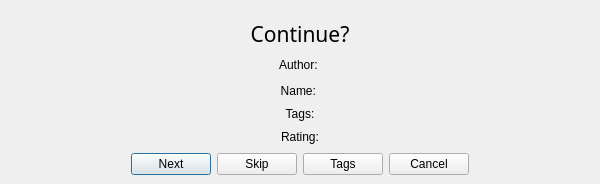
<?xml version="1.0" encoding="UTF-8"?>
<ui version="4.0">
 <class>finishDialog</class>
 <widget class="QDialog" name="finishDialog">
  <property name="geometry">
   <rect>
    <x>0</x>
    <y>0</y>
    <width>600</width>
    <height>174</height>
   </rect>
  </property>
  <property name="windowTitle">
   <string>Continue?</string>
  </property>
  <layout class="QHBoxLayout" name="horizontalLayout_5">
   <property name="spacing">
    <number>0</number>
   </property>
   <property name="leftMargin">
    <number>0</number>
   </property>
   <property name="topMargin">
    <number>0</number>
   </property>
   <property name="rightMargin">
    <number>0</number>
   </property>
   <property name="bottomMargin">
    <number>0</number>
   </property>
   <item>
    <widget class="ProgressBarQLabel" name="totalLabel">
     <property name="text">
      <string/>
     </property>
     <property name="alignment">
      <set>Qt::AlignmentFlag::AlignCenter</set>
     </property>
    </widget>
   </item>
   <item>
    <widget class="QWidget" name="main" native="true">
     <layout class="QVBoxLayout" name="verticalLayout_3">
      <property name="spacing">
       <number>6</number>
      </property>
      <property name="leftMargin">
       <number>9</number>
      </property>
      <property name="topMargin">
       <number>9</number>
      </property>
      <property name="rightMargin">
       <number>9</number>
      </property>
      <property name="bottomMargin">
       <number>9</number>
      </property>
      <item>
       <widget class="QWidget" name="widget_2" native="true">
        <layout class="QHBoxLayout" name="horizontalLayout_4" stretch="0">
         <property name="leftMargin">
          <number>0</number>
         </property>
         <property name="topMargin">
          <number>10</number>
         </property>
         <property name="rightMargin">
          <number>0</number>
         </property>
         <property name="bottomMargin">
          <number>0</number>
         </property>
         <item>
          <widget class="QLabel" name="mainmsg">
           <property name="font">
            <font>
             <family>Euphorigenic</family>
             <pointsize>16</pointsize>
             <italic>false</italic>
             <bold>false</bold>
             <underline>false</underline>
             <strikeout>false</strikeout>
            </font>
           </property>
           <property name="text">
            <string>Continue?</string>
           </property>
           <property name="alignment">
            <set>Qt::AlignmentFlag::AlignCenter</set>
           </property>
          </widget>
         </item>
        </layout>
       </widget>
      </item>
      <item>
       <spacer name="verticalSpacer">
        <property name="orientation">
         <enum>Qt::Orientation::Vertical</enum>
        </property>
        <property name="sizeHint" stdset="0">
         <size>
          <width>20</width>
          <height>40</height>
         </size>
        </property>
       </spacer>
      </item>
      <item>
       <widget class="QScrollArea" name="scrollArea_author">
        <property name="sizePolicy">
         <sizepolicy hsizetype="Expanding" vsizetype="Maximum">
          <horstretch>0</horstretch>
          <verstretch>0</verstretch>
         </sizepolicy>
        </property>
        <property name="minimumSize">
         <size>
          <width>0</width>
          <height>20</height>
         </size>
        </property>
        <property name="maximumSize">
         <size>
          <width>16777215</width>
          <height>20</height>
         </size>
        </property>
        <property name="focusPolicy">
         <enum>Qt::FocusPolicy::NoFocus</enum>
        </property>
        <property name="frameShape">
         <enum>QFrame::Shape::NoFrame</enum>
        </property>
        <property name="frameShadow">
         <enum>QFrame::Shadow::Plain</enum>
        </property>
        <property name="lineWidth">
         <number>0</number>
        </property>
        <property name="verticalScrollBarPolicy">
         <enum>Qt::ScrollBarPolicy::ScrollBarAlwaysOff</enum>
        </property>
        <property name="horizontalScrollBarPolicy">
         <enum>Qt::ScrollBarPolicy::ScrollBarAlwaysOff</enum>
        </property>
        <property name="widgetResizable">
         <bool>true</bool>
        </property>
        <widget class="QWidget" name="scrollAreaWidgetContents">
         <property name="geometry">
          <rect>
           <x>0</x>
           <y>0</y>
           <width>570</width>
           <height>20</height>
          </rect>
         </property>
         <layout class="QHBoxLayout" name="horizontalLayout_6">
          <property name="leftMargin">
           <number>0</number>
          </property>
          <property name="topMargin">
           <number>0</number>
          </property>
          <property name="rightMargin">
           <number>0</number>
          </property>
          <property name="bottomMargin">
           <number>0</number>
          </property>
          <item>
           <widget class="QLabel" name="author_label">
            <property name="sizePolicy">
             <sizepolicy hsizetype="Preferred" vsizetype="Maximum">
              <horstretch>0</horstretch>
              <verstretch>0</verstretch>
             </sizepolicy>
            </property>
            <property name="text">
             <string>Author: </string>
            </property>
            <property name="alignment">
             <set>Qt::AlignmentFlag::AlignCenter</set>
            </property>
           </widget>
          </item>
         </layout>
        </widget>
       </widget>
      </item>
      <item>
       <widget class="QScrollArea" name="scrollArea_name">
        <property name="minimumSize">
         <size>
          <width>0</width>
          <height>20</height>
         </size>
        </property>
        <property name="maximumSize">
         <size>
          <width>16777215</width>
          <height>20</height>
         </size>
        </property>
        <property name="focusPolicy">
         <enum>Qt::FocusPolicy::NoFocus</enum>
        </property>
        <property name="frameShape">
         <enum>QFrame::Shape::NoFrame</enum>
        </property>
        <property name="frameShadow">
         <enum>QFrame::Shadow::Plain</enum>
        </property>
        <property name="lineWidth">
         <number>0</number>
        </property>
        <property name="verticalScrollBarPolicy">
         <enum>Qt::ScrollBarPolicy::ScrollBarAlwaysOff</enum>
        </property>
        <property name="horizontalScrollBarPolicy">
         <enum>Qt::ScrollBarPolicy::ScrollBarAlwaysOff</enum>
        </property>
        <property name="widgetResizable">
         <bool>true</bool>
        </property>
        <widget class="QWidget" name="scrollAreaWidgetContents_2">
         <property name="geometry">
          <rect>
           <x>0</x>
           <y>0</y>
           <width>570</width>
           <height>20</height>
          </rect>
         </property>
         <layout class="QHBoxLayout" name="horizontalLayout_3">
          <property name="leftMargin">
           <number>0</number>
          </property>
          <property name="topMargin">
           <number>0</number>
          </property>
          <property name="rightMargin">
           <number>0</number>
          </property>
          <property name="bottomMargin">
           <number>0</number>
          </property>
          <item>
           <widget class="QLabel" name="name_label">
            <property name="sizePolicy">
             <sizepolicy hsizetype="Preferred" vsizetype="Maximum">
              <horstretch>0</horstretch>
              <verstretch>0</verstretch>
             </sizepolicy>
            </property>
            <property name="text">
             <string>Name: </string>
            </property>
            <property name="alignment">
             <set>Qt::AlignmentFlag::AlignCenter</set>
            </property>
           </widget>
          </item>
         </layout>
        </widget>
       </widget>
      </item>
      <item>
       <widget class="QLabel" name="tags_label">
        <property name="text">
         <string>Tags:</string>
        </property>
        <property name="alignment">
         <set>Qt::AlignmentFlag::AlignCenter</set>
        </property>
        <property name="wordWrap">
         <bool>true</bool>
        </property>
       </widget>
      </item>
      <item>
       <widget class="QWidget" name="ratingBox" native="true">
        <layout class="QHBoxLayout" name="horizontalLayout_2">
         <property name="leftMargin">
          <number>0</number>
         </property>
         <property name="topMargin">
          <number>0</number>
         </property>
         <property name="rightMargin">
          <number>0</number>
         </property>
         <property name="bottomMargin">
          <number>0</number>
         </property>
         <item>
          <spacer name="horizontalSpacer_3">
           <property name="orientation">
            <enum>Qt::Orientation::Horizontal</enum>
           </property>
           <property name="sizeHint" stdset="0">
            <size>
             <width>40</width>
             <height>20</height>
            </size>
           </property>
          </spacer>
         </item>
         <item>
          <widget class="QLabel" name="label_3">
           <property name="sizePolicy">
            <sizepolicy hsizetype="Maximum" vsizetype="Preferred">
             <horstretch>0</horstretch>
             <verstretch>0</verstretch>
            </sizepolicy>
           </property>
           <property name="text">
            <string>Rating:</string>
           </property>
           <property name="alignment">
            <set>Qt::AlignmentFlag::AlignCenter</set>
           </property>
          </widget>
         </item>
         <item>
          <spacer name="horizontalSpacer_4">
           <property name="orientation">
            <enum>Qt::Orientation::Horizontal</enum>
           </property>
           <property name="sizeHint" stdset="0">
            <size>
             <width>40</width>
             <height>20</height>
            </size>
           </property>
          </spacer>
         </item>
        </layout>
       </widget>
      </item>
      <item>
       <spacer name="verticalSpacer_2">
        <property name="orientation">
         <enum>Qt::Orientation::Vertical</enum>
        </property>
        <property name="sizeHint" stdset="0">
         <size>
          <width>20</width>
          <height>40</height>
         </size>
        </property>
       </spacer>
      </item>
      <item>
       <widget class="QWidget" name="widget" native="true">
        <layout class="QHBoxLayout" name="horizontalLayout">
         <property name="leftMargin">
          <number>0</number>
         </property>
         <property name="topMargin">
          <number>0</number>
         </property>
         <property name="rightMargin">
          <number>0</number>
         </property>
         <property name="bottomMargin">
          <number>0</number>
         </property>
         <item>
          <spacer name="horizontalSpacer">
           <property name="orientation">
            <enum>Qt::Orientation::Horizontal</enum>
           </property>
           <property name="sizeHint" stdset="0">
            <size>
             <width>40</width>
             <height>20</height>
            </size>
           </property>
          </spacer>
         </item>
         <item>
          <widget class="QCustomButton" name="NextButton">
           <property name="sizePolicy">
            <sizepolicy hsizetype="Maximum" vsizetype="Fixed">
             <horstretch>0</horstretch>
             <verstretch>0</verstretch>
            </sizepolicy>
           </property>
           <property name="text">
            <string>Next</string>
           </property>
           <property name="default">
            <bool>true</bool>
           </property>
          </widget>
         </item>
         <item>
          <widget class="QPushButton" name="skipButton">
           <property name="text">
            <string>Skip</string>
           </property>
          </widget>
         </item>
         <item>
          <widget class="QPushButton" name="tagsButton">
           <property name="text">
            <string>Tags</string>
           </property>
          </widget>
         </item>
         <item>
          <widget class="QPushButton" name="cancelButton">
           <property name="sizePolicy">
            <sizepolicy hsizetype="Maximum" vsizetype="Fixed">
             <horstretch>0</horstretch>
             <verstretch>0</verstretch>
            </sizepolicy>
           </property>
           <property name="text">
            <string>Cancel</string>
           </property>
          </widget>
         </item>
         <item>
          <spacer name="horizontalSpacer_2">
           <property name="orientation">
            <enum>Qt::Orientation::Horizontal</enum>
           </property>
           <property name="sizeHint" stdset="0">
            <size>
             <width>40</width>
             <height>20</height>
            </size>
           </property>
          </spacer>
         </item>
        </layout>
       </widget>
      </item>
     </layout>
    </widget>
   </item>
   <item>
    <widget class="ProgressBarQLabel" name="counterLabel">
     <property name="text">
      <string/>
     </property>
     <property name="alignment">
      <set>Qt::AlignmentFlag::AlignCenter</set>
     </property>
    </widget>
   </item>
  </layout>
 </widget>
 <customwidgets>
  <customwidget>
   <class>QCustomButton</class>
   <extends>QPushButton</extends>
   <header>qcustombutton.h</header>
  </customwidget>
  <customwidget>
   <class>ProgressBarQLabel</class>
   <extends>QLabel</extends>
   <header>progressbarqlabel.h</header>
  </customwidget>
 </customwidgets>
 <resources/>
 <connections/>
</ui>
